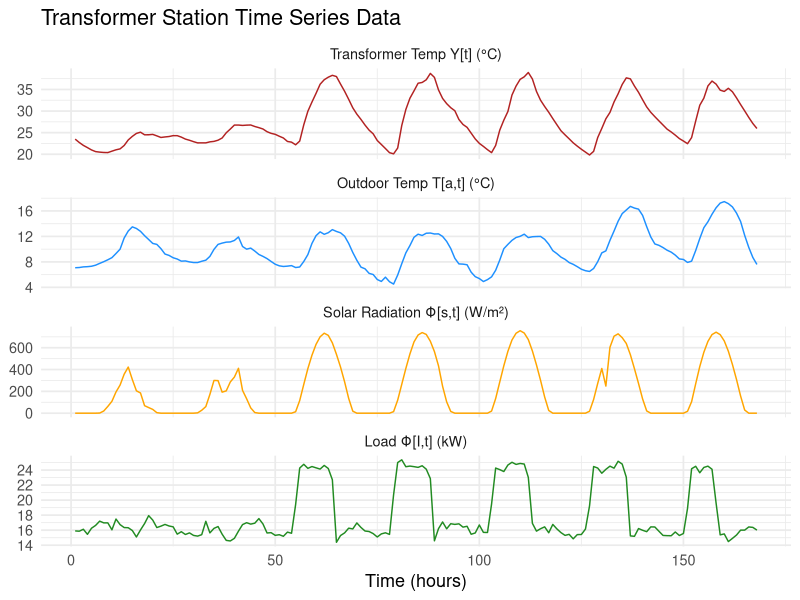

Recreate this plot in R. (Note: this script raises an error after producing the figure.)
# ---- Question 2.1: Load data ----
# Load necessary libraries
library(ggplot2)
library(readr)
library(tidyr)
library(dplyr)

# Load the data
data <- read_csv("assignment4/transformer_data.csv")

# Rename columns for clarity (if needed)
colnames(data) <- c("Time", "Transformer_Temp_Yt", "Outdoor_Temp_Ta", "Solar_Radiation_PhiS", "Load_PhiI")

# Pivot to long format with labels
long_data <- data %>%
  pivot_longer(cols = -Time, names_to = "Variable", values_to = "Value") %>%
  mutate(
    Variable = factor(Variable, levels = c(
      "Transformer_Temp_Yt", "Outdoor_Temp_Ta", "Solar_Radiation_PhiS", "Load_PhiI"
    ),
    labels = c(
      "Transformer Temp Y[t] (°C)",
      "Outdoor Temp T[a,t] (°C)",
      "Solar Radiation Φ[s,t] (W/m²)",
      "Load Φ[I,t] (kW)"
    ))
  )

# Assign a distinct color per variable
variable_colors <- c(
  "Transformer Temp Y[t] (°C)" = "firebrick",
  "Outdoor Temp T[a,t] (°C)" = "dodgerblue",
  "Solar Radiation Φ[s,t] (W/m²)" = "orange",
  "Load Φ[I,t] (kW)" = "forestgreen"
)

# Plot with separate color for each variable
ggplot(long_data, aes(x = Time, y = Value, color = Variable)) +
  geom_line() +
  facet_wrap(~ Variable, scales = "free_y", ncol = 1) +
  scale_color_manual(values = variable_colors, guide = "none") +
  labs(
    title = "Transformer Station Time Series Data",
    x = "Time (hours)",
    y = NULL
  ) +
  theme_minimal(base_size = 13)

# ---- Question 2.2: 1D state space model ----
## Load & inspect the data
## data
df <- read_csv("assignment4/transformer_data.csv")

## starting values and bounds (now 8 parameters)
start_par <- c(
  0.80,      # a
  0.10,      # b_Ta
  0.001,     # b_S
  0.10,      # b_I
  1.00,      # C   (start at 1 because Y and X are both in °C)
  log(1.0),  # log_sigma1
  log(1.0),  # log_sigma2
  df$Y[1]    # x0
)

lower <- c(-0.99,  rep(-5, 3),   0.50,  log(1e-5), log(1e-5),  min(df$Y) - 20)
upper <- c( 0.99,  rep( 5, 3),   1.50,  log(1e+2), log(1e+2),  max(df$Y) + 20)

fit <- estimate_dt_1D(start_par, df, lower, upper)
print(fit$par)      # MLEs on the original scale

##  Diagnostics for the 1-D model *with* observation gain  C
library(stats)        # acf(), qqnorm()

par_hat <- fit$par        # <- result from estimate_dt()
logLik  <- kf_logLik_dt_1D(par_hat, df)

## 1-step-ahead innovations and their variances
kal_out_1D <- local({
  a   <- par_hat[1]
  B   <- matrix(par_hat[2:4], 1)   # 1×3
  C   <- par_hat[5]
  s1  <- exp(par_hat[6])
  s2  <- exp(par_hat[7])
  x   <- par_hat[8]
  P   <- 10                        # same vague prior
  inn <- var <- numeric(nrow(df))
  y_preds <- numeric(nrow(df))
  
  for (t in seq_len(nrow(df))) {
    ## ---------- prediction ----------
    x_pred <- a * x + as.numeric(B %*% as.numeric(df[t, c("Ta", "S", "I")]))
    P_pred <- a^2 * P + s1^2
    
    ## ---------- innovation ----------
    y_pred <- C * x_pred
    y_preds[t] <- y_pred
    var[t] <- C^2 * P_pred + s2^2
    inn[t] <- df$Y[t] - y_pred
    
    ## ---------- update --------------
    K       <- (P_pred * C) / var[t]
    x       <- x_pred + K * inn[t]
    P       <- (1 - K * C) * P_pred
  }
  list(innov = inn, innov_var = var, preds = y_preds)
})
residuals = kal_out_1D$innov
y_preds = kal_out_1D$preds
std_resid <- kal_out_1D$innov / sqrt(kal_out_1D$innov_var)

df_pred_1D = as.data.frame(y_preds)
df_pred_1D$time = df$time
df_pred_1D$obs = df$Y
df_pred_1D$residuals = residuals

# par(mfrow = c(2,2))
# plot(std_resid, type = "l", main = "Standardised residuals")
# acf(std_resid, main = "ACF of residuals")
# pacf(std_resid, main = "PACF of residuals")
# qqnorm(std_resid); qqline(std_resid)

k   <- length(par_hat)            # now 8 parameters
n   <- nrow(df)
AIC <- -2 * logLik + 2 * k
BIC <- -2 * logLik + k * log(n)
cat(sprintf("log-Lik = %.2f  |  AIC = %.2f  |  BIC = %.2f\n",
            logLik, AIC, BIC))

# --- Plot observed vs predicted temperature ---
# Load required libraries
library(ggplot2)
library(gridExtra)
library(forecast)  # for ggAcf and ggPacf
library(grid)

# --- Plot 1: Observed vs Predicted ---
p1 <- ggplot(df_pred_1D, aes(x = time)) +
  geom_line(aes(y = obs, color = "Observed"), size = 1) +
  geom_line(aes(y = y_preds, color = "Predicted"), size = 1, linetype = "dashed") +
  labs(title = "Observed vs Predicted Transformer Temperature: 1D state-space model",
       y = "Temperature (°C)", color = "Legend") +
  theme_minimal() +
  theme(
    legend.position = c(0.1, 0.8),
    legend.background = element_rect(fill = alpha('white', 0.8), color = NA),
    legend.box.background = element_rect(color = "grey70")
  )

# --- Plot 2: Residual Time Series ---
p2 <- ggplot(df_pred_1D, aes(x = time, y = residuals)) +
  geom_line(color = "red") +
  labs(title = "Model Residuals Over Time", y = "Residual (°C)", x = "Time") +
  theme_minimal()

# --- Plot 3: QQ Plot with ggplot2 ---
p3 <- ggplot(df_pred_1D, aes(sample = residuals)) +
  stat_qq() +
  stat_qq_line(color = "blue") +
  labs(title = "QQ Plot of Residuals") +
  theme_minimal()

# --- Plot 4: ACF Plot with ggAcf ---
p4 <- ggAcf(df_pred_1D$residuals, main = "ACF of Residuals") +
  theme_minimal()

# --- Plot 5: PACF Plot with ggPacf ---
p5 <- ggPacf(df_pred_1D$residuals, main = "PACF of Residuals") +
  theme_minimal()

# --- Arrange all plots ---
grid.arrange(
  p1,
  arrangeGrob(p2, p3, ncol = 2),
  arrangeGrob(p4, p5, ncol = 2),
  nrow = 3,
  heights = c(2, 1.5, 2)
)

# Display combined figure
# print(final_plot)

# ---- Question 2.3: 2D state space model ----
df <- read_csv("assignment4/transformer_data.csv")

# starting values & bounds 
# start_par <- c(
#   ## A 
#   0.80, 0.05,
#   0.10, 0.70,
#   ## B 
#   0.12, 0.002, 0.30,     # first row (Ta, S, I)
#   0.05, 0.001, 0.10,     # second row
#   ## C 
#   1.0,  0.0,             # mostly first state
#   ## log σ's 
#   log(1), log(1), log(0.05),
#   ## x0 
#   df$Y[1], df$Y[1] - 1,
#   log(10)                # vague prior var
# )
# 
# lower <- c(rep(-0.99, 4),   # A
#            rep(-5, 6),      # B
#            -2, -2,          # C
#            log(1e-5), log(1e-5), log(1e-5),   # σ's
#            rep(-50, 2), log(1e-2))
# 
# upper <- c(rep( 0.99, 4),
#            rep( 5,   6),
#            2,  2,
#            log(1e2), log(1e2), log(1e2),
#            rep(150, 2), log(1e3))

start_par <- c(
  ## A 
  0.80, 0.05,
  0.10, 0.70,
  ## B 
  0.12, 0.002, 0.30,     # first row (Ta, S, I)
  0.05, 0.001, 0.05,     # second row
  ## C 
  1,  0,             # mostly first state
  ## log σ's 
  log(1), log(1), log(0.05),
  ## x0 
  df$Y[1], df$Y[1] - 1,
  log(10)                # vague prior var
)

lower <- c(rep(-1, 4),   # A
           rep(-1, 6),      # B
           -1, -1,          # C
           log(1e-5), log(1e-5), log(1e-5),   # σ's
           rep(min(df$Y) - 20, 2), log(1e-2))

upper <- c(rep( 1, 4),
           rep( 1, 6),
           1,  1,
           log(1e2), log(1e2), log(1e2),
           rep(max(df$Y) + 100, 2), log(1e3))

fit2d <- estimate_dt_2D(start_par, df, lower, upper)

library(stats)

par_hat <- fit2d$par
logLik  <- kf_logLik_dt_2D(par_hat, df)   # maximised log-likelihood

## ----- run filter once to get innovations 
A <- matrix(par_hat[1:4],  2, 2, byrow = TRUE)
B <- matrix(par_hat[5:10], 2, 3, byrow = TRUE)
C <- matrix(par_hat[11:12], 1, 2)

Sigma1 <- diag(exp(par_hat[13:14])^2, 2)
Sigma2 <- exp(par_hat[15])^2

x  <- matrix(par_hat[16:17], 2, 1)
P  <- diag(exp(par_hat[18])^2, 2)

y_preds <- inn <- var <- numeric(nrow(df))

for (t in seq_len(nrow(df))) {
  x_pred <- A %*% x + B %*% t(as.matrix(df[t, c("Ta","S","I")]))
  P_pred <- A %*% P %*% t(A) + Sigma1
  S_t    <- C %*% P_pred %*% t(C) + Sigma2
  inn[t] <- df$Y[t] - C %*% x_pred
  var[t] <- S_t
  K      <- P_pred %*% t(C) / as.numeric(S_t)
  x      <- x_pred + K * inn[t]
  P      <- (diag(2) - K %*% C) %*% P_pred
  y_pred <- C %*% x_pred
  y_preds[t] <- y_pred
}

std_resid <- inn / sqrt(var)

## ----- plots 
par(mfrow = c(2,2))
plot(std_resid, type = "l", main = "Standardised residuals")
acf(std_resid, main = "ACF of residuals")
pacf(std_resid, main = "PACF of residuals")
qqnorm(std_resid); qqline(std_resid)

## ----- information criteria 
k   <- length(par_hat)             # 18 parameters
n   <- nrow(df)
AIC <- -2*logLik + 2*k
BIC <- -2*logLik + k*log(n)
cat(sprintf("log-Lik = %.2f  |  AIC = %.2f  |  BIC = %.2f\n",
            logLik, AIC, BIC))

residuals = inn
y_preds = y_preds

df_pred_2D = as.data.frame(y_preds)
df_pred_2D$time = df$time
df_pred_2D$obs = df$Y
df_pred_2D$residuals = residuals

library(ggplot2)
library(gridExtra)
library(forecast)  # for ggAcf and ggPacf
library(grid)

# --- Plot 1: Observed vs Predicted ---
p1 <- ggplot(df_pred_2D, aes(x = time)) +
  geom_line(aes(y = obs, color = "Observed"), size = 1) +
  geom_line(aes(y = y_preds, color = "Predicted"), size = 1, linetype = "dashed") +
  labs(title = "Observed vs Predicted Transformer Temperature: 2D state-space model",
       y = "Temperature (°C)", color = "Legend") +
  theme_minimal() +
  theme(
    legend.position = c(0.1, 0.8),
    legend.background = element_rect(fill = alpha('white', 0.8), color = NA),
    legend.box.background = element_rect(color = "grey70")
  )

# --- Plot 2: Residual Time Series ---
p2 <- ggplot(df_pred_2D, aes(x = time, y = residuals)) +
  geom_line(color = "red") +
  labs(title = "Model Residuals Over Time", y = "Residual (°C)", x = "Time") +
  theme_minimal()

# --- Plot 3: QQ Plot with ggplot2 ---
p3 <- ggplot(df_pred_2D, aes(sample = residuals)) +
  stat_qq() +
  stat_qq_line(color = "blue") +
  labs(title = "QQ Plot of Residuals") +
  theme_minimal()

# --- Plot 4: ACF Plot with ggAcf ---
p4 <- ggAcf(df_pred_2D$residuals, main = "ACF of Residuals") +
  theme_minimal()

# --- Plot 5: PACF Plot with ggPacf ---
p5 <- ggPacf(df_pred_2D$residuals, main = "PACF of Residuals") +
  theme_minimal()

# --- Arrange all plots ---
grid.arrange(
  p1,
  arrangeGrob(p2, p3, ncol = 2),
  arrangeGrob(p4, p5, ncol = 2),
  nrow = 3,
  heights = c(2, 1.5, 2))


# ---- Question 2.4: Reconstruct ----
for (t in seq_len(nrow(df))) {
  ## prediction
  x_pred <- A %*% x_est + B %*% t(as.matrix(df[t, c("Ta","S","I")]))
  P_pred <- A %*% P_est %*% t(A) + Sigma1
  
  ## update
  S_t   <- C %*% P_pred %*% t(C) + Sigma2
  K_t   <- P_pred %*% t(C) / as.numeric(S_t)
  innov <- df$Y[t] - C %*% x_pred
  x_est <- x_pred + K_t %*% innov
  P_est <- (diag(2) - K_t %*% C) %*% P_pred
  
  x_filt[t, ] <- x_est[,1]
}

## --- gather into long data.frame for ggplot 
plot_df <- data.frame(
  time = df$time,
  Y      = df$Y,
  Ta     = df$Ta,
  Solar  = df$S,
  Load   = df$I,
  State1 = x_filt[,1],
  State2 = x_filt[,2]
)

library(tidyr)
states_long <- pivot_longer(plot_df,
                            cols = c(State1, State2),
                            names_to = "State", values_to = "value")

inputs_long <- pivot_longer(plot_df,
                            cols = c(Ta, Solar, Load),
                            names_to = "Input", values_to = "value")

## --- Figure 1: both states 
ggplot(states_long, aes(time, value, colour = State)) +
  geom_line() +
  labs(y = "Latent state (°C)", x = "Time (h)",
       title = "Reconstructed latent states – 2-D model")

## --- Figure 2: states + inputs 
ggplot() +
  geom_line(data = states_long,
            aes(time, value, colour = State), size = 1) +
  geom_line(data = inputs_long,
            aes(time, scale(value),  linetype = Input), alpha = 1) +
  labs(y = "Scaled value", x = "Time (h)",
       title = "States and (scaled) inputs") +
  scale_linetype_manual(values = c("dotted","dashed","dotdash")) +
  theme(legend.position = "bottom")+
  theme_minimal()


